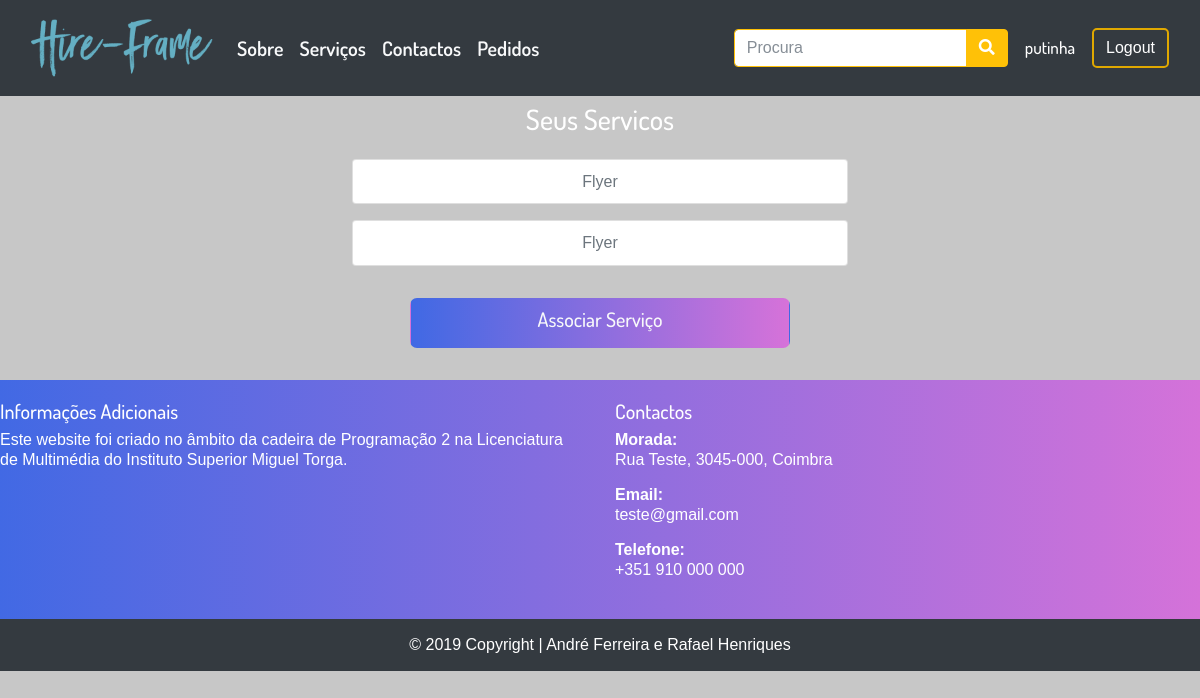
The app's page /index.php?op=listarservicos (signed in), older data.
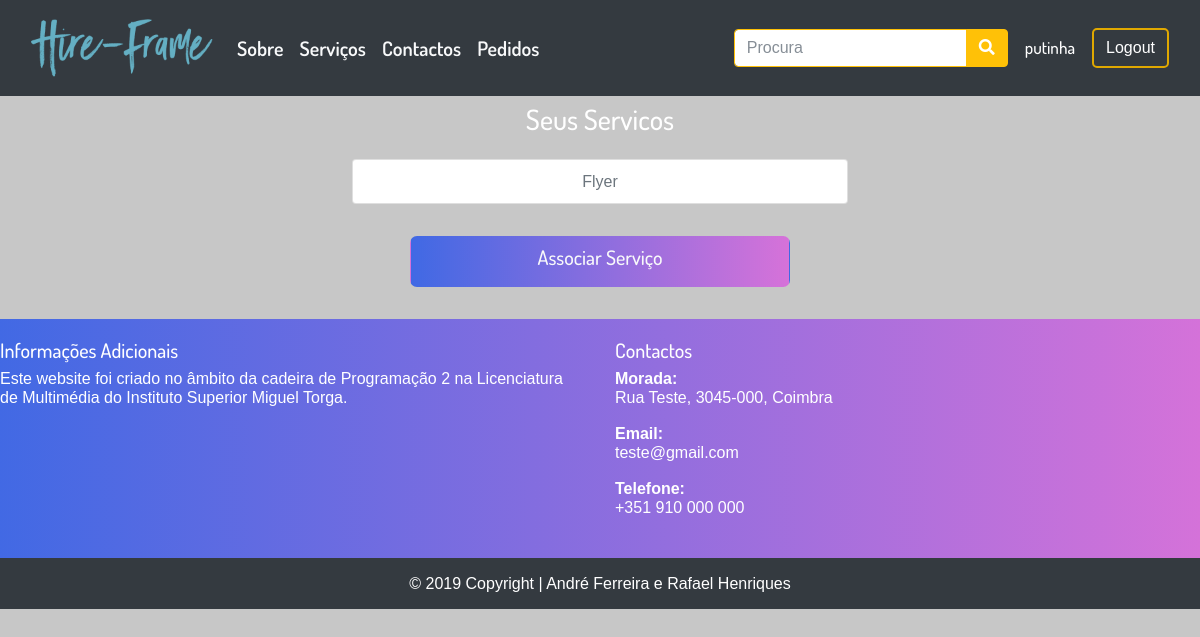
The same page, newer data.
### tables this page shows
CREATE TABLE IF NOT EXISTS `servico` (
  `id_utilizador` int(11) NOT NULL,
  `id_subarea` int(11) NOT NULL,
  `data` datetime NOT NULL DEFAULT CURRENT_TIMESTAMP ON UPDATE CURRENT_TIMESTAMP,
  `id_servico` int(11) NOT NULL AUTO_INCREMENT,
  `descricao` varchar(255) NOT NULL,
  `img_service` varchar(255) NOT NULL DEFAULT 'http://localhost/projetofinal/img/uploads/exemplo.jpg',
  PRIMARY KEY (`id_servico`),
  KEY `fk_id_utilizador_utilizador` (`id_utilizador`),
  KEY `fk_id_subarea_subarea` (`id_subarea`)
);

CREATE TABLE IF NOT EXISTS `subarea` (
  `id_subarea` int(11) NOT NULL AUTO_INCREMENT,
  `nome` varchar(50) NOT NULL,
  `data` datetime NOT NULL DEFAULT CURRENT_TIMESTAMP ON UPDATE CURRENT_TIMESTAMP,
  `id_area` int(11) NOT NULL,
  PRIMARY KEY (`id_subarea`),
  KEY `fk_id_area_area` (`id_area`)
);

### inc/listarservicos.inc.php (the view, shortened to what this page needs)
<?php
if(isset($_SESSION['username'],$_SESSION['id_utilizador'])){
$id = $_SESSION["id_utilizador"];
?>
                 <div class="col-12 text-center p-2">
                <h3 class="">Seus Servicos</h3>
            </div>
<?php
  $db = new PDO("mysql:host=localhost; dbname=projetofinal","root","");
  $dados = $db->query("SELECT subarea.nome, servico.descricao, servico.id_subarea AS 'servico associado', servico.id_servico FROM servico JOIN utilizador ON servico.id_utilizador = utilizador.id_utilizador JOIN subarea ON servico.id_subarea = subarea.id_subarea JOIN area ON subarea.id_area = area.id_area WHERE utilizador.id_utilizador = $id");
  $dados->execute();
  if ($dados->rowCount() > 0)
  {
    foreach($dados as $row) {
      echo '<div class="row justify-content-center"><div class="col-md-5 text-center p-2">
   <ul class="list-group">
   <li class="list-group-item"><a href="index.php?op=gerirservicos&idservico='.$row["id_servico"].'">'.$row["nome"].'</a></li>
   </ul>
   </div>
</div>';
    }
} else {
echo '<div class="row justify-content-center"><div class="col-md-5 text-center p-2"> <h1>Ainda não tem serviços associados à sua conta. Associe um serviço.</h1></div></div>';
}
}
  ?>
<br>
<div class="row justify-content-center">
      <div class="col-md-4">
        <button class="btn btn-grad grad col-12 mb-2"><h5><a class="text-light" href="index.php?op=addservice">Associar Serviço</a></h5></button>
      </div>

Row changes from the older to the newer data that the page shows:
removed servico: id_subarea.nome "Flyer"
